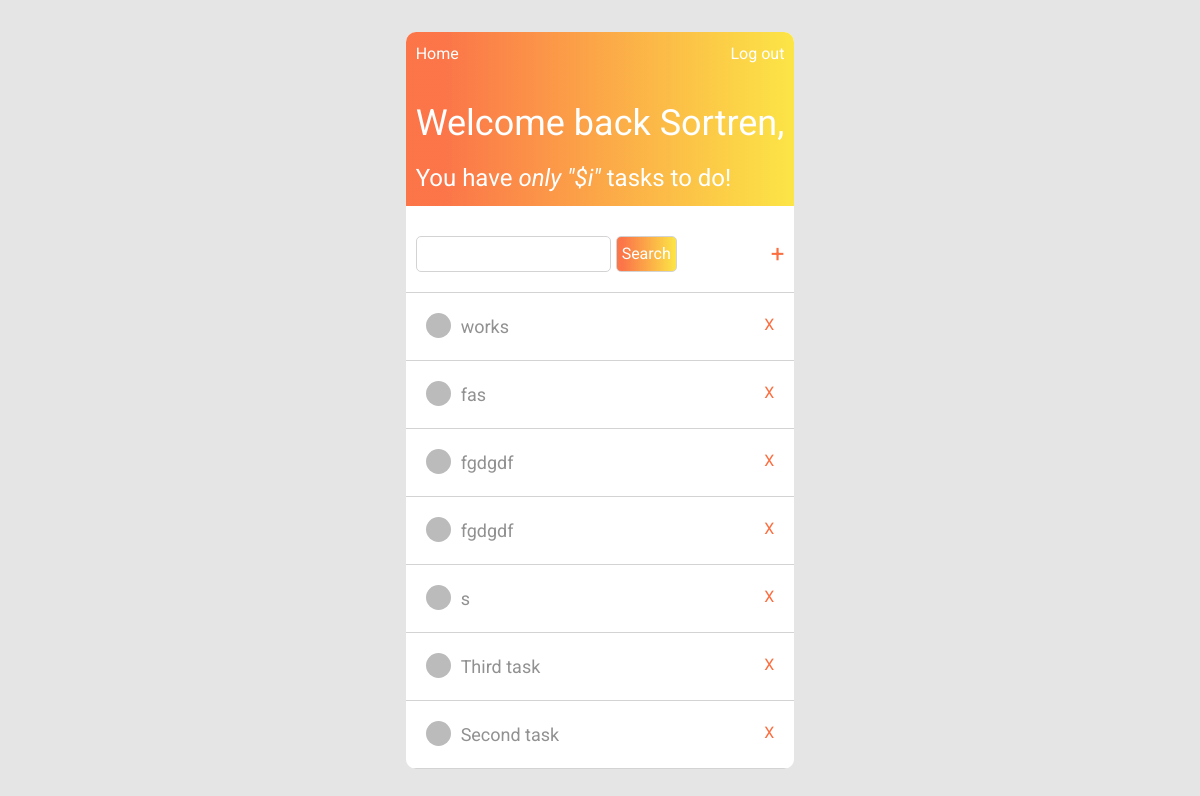
Page / (signed in) on the earlier database version.
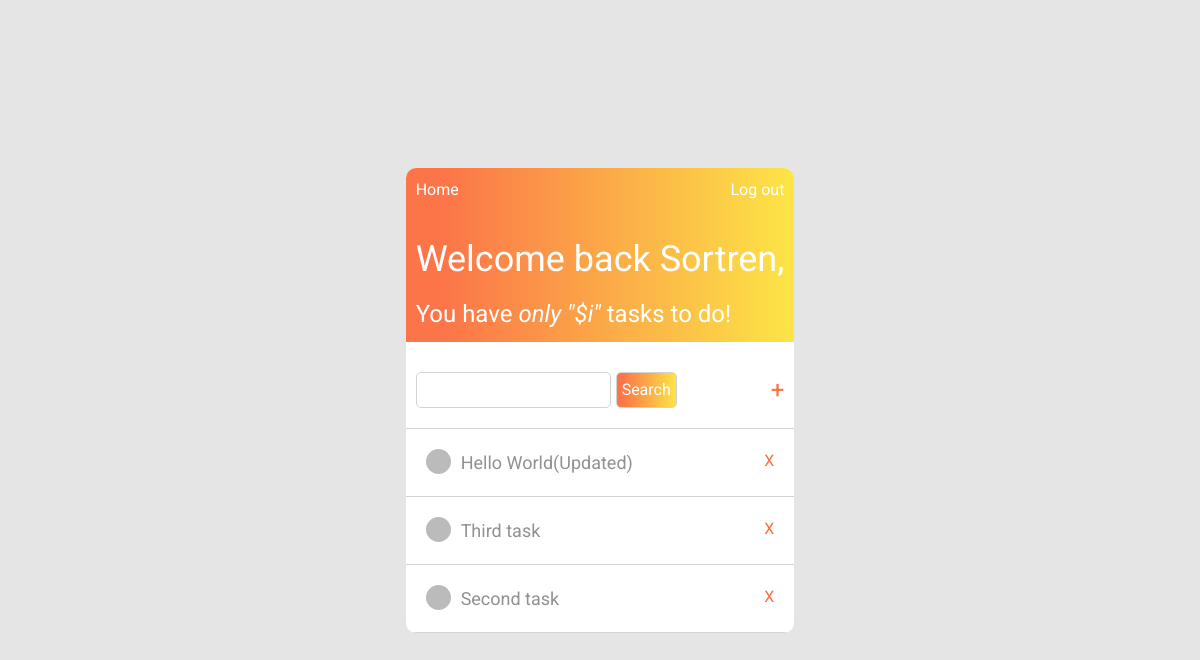
Same page on the later database version.
### to_do/models.py (models this page shows, shortened)
class Task(models.Model):
    title = models.CharField(max_length=100)
    content = models.TextField()
    date_posted = models.DateTimeField(default=timezone.now)
    finished = models.BooleanField(default=False)
    author = models.ForeignKey(User, on_delete=models.CASCADE)

### to_do/views.py (the view)
# urls.py: 2. Add a URL to urlpatterns:  path('', views.home, name='home')
@login_required(login_url='login')
def home(request):
    context = {
        'tasks': Task.objects.filter(author=request.user).order_by('-id'),
    }
    return render(request, 'to_do/home.html', context)

### to_do/templates/to_do/home.html
{%extends "to_do/base_home.html"%}
{% block search-add %}
  <div class="search-add">
    <div class="search">
        <input type="text" class = "input">
        <button class = "button-search">Search</button>
    </div>
    <div class="add">
        <a href = "{% url 'add-task' %}" class = "add-task">+</a>
    </div>
  </div>
{% endblock search-add %}
{%block tasks%}
  {% for task in tasks %}
    <div class="task">
      <div class="content">
        <span class="dot"></span>
        <a href="{% url 'update-task' task.id %}" class="task-title">{{ task.title }}</a>
      </div>
      <a href="{% url 'delete-task' task.id %}" class="delete-task">X</a>
    </div>
  {%endfor%}
{%endblock tasks%}

Differences in the rows shown:
removed Task: title "works"
removed Task: title "fas"
removed Task: title "fgdgdf"
removed Task: title "fgdgdf"
changed Task: title "s" → "Hello World(Updated)"
